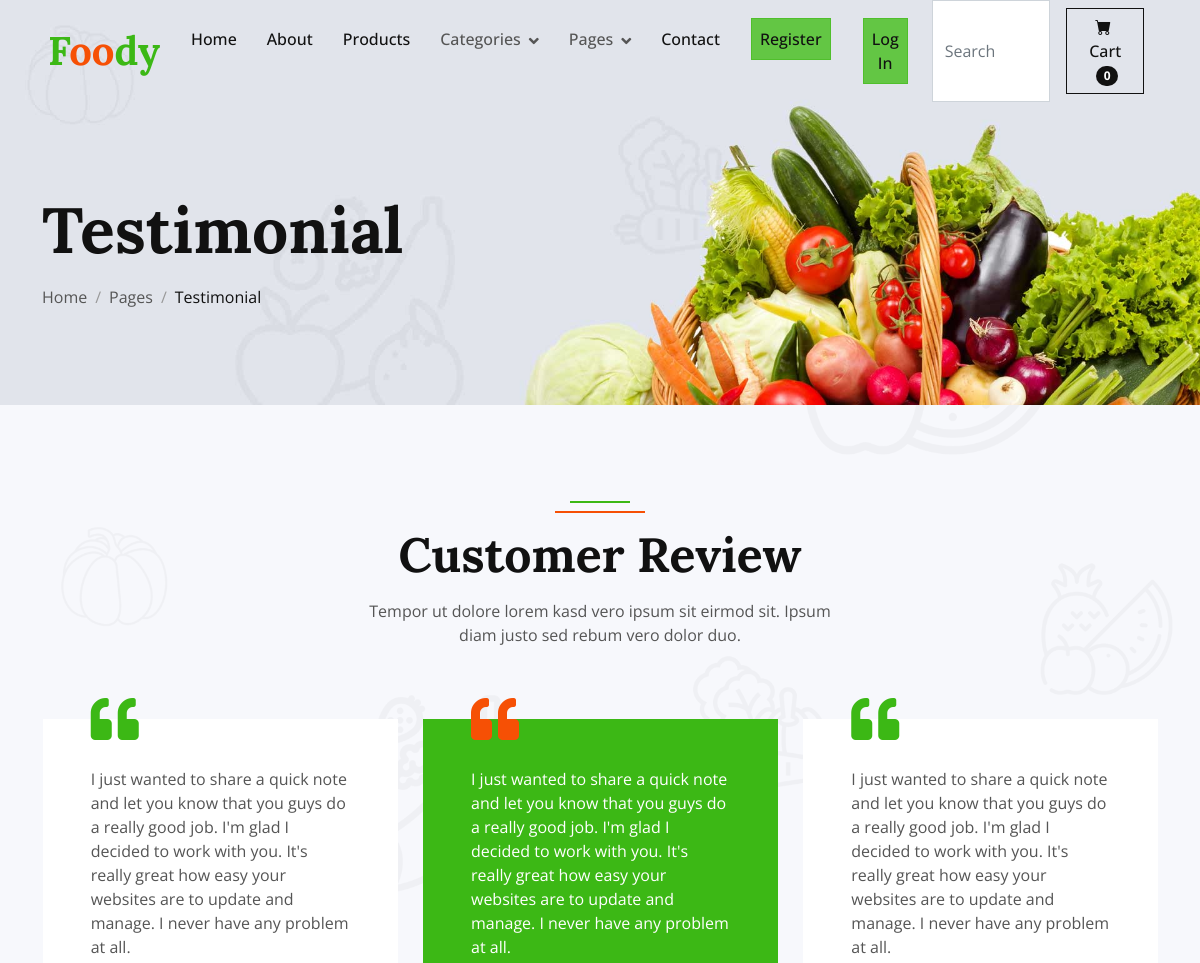
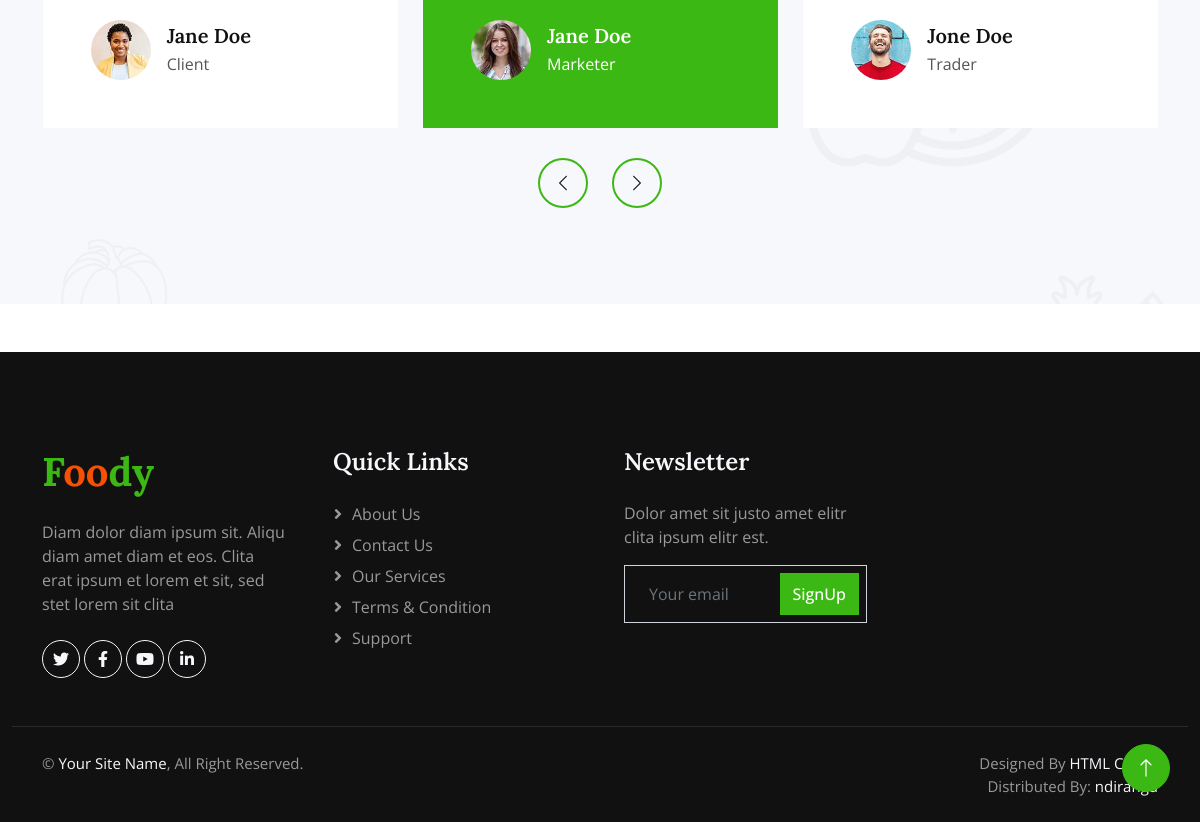
Page /testimonials/ on the committed database (2 pictures, top to bottom).
### Store/models.py (models this page shows, shortened)
class Testimonial(models.Model):
    image = models.ImageField(upload_to='uploads/testimonial', default='uploads/testimonial/testimonial.jpg')
    client_name = models.CharField(blank=False, null=False, max_length=100)
    review = models.CharField(blank=False, null=False, max_length=10000)
    proffession = models.CharField(blank=False, null=True, max_length=10000)

### Store/views.py (the view)
# urls.py: path("testimonials/", views.testimonials, name="testimonials"),
def testimonials(request):
    testimonies = Testimonial.objects.all()
    return render(request, "testimonial.html", {'navbar':'testimonial','testimonies':testimonies})

### Basket/cart.py (called while the page is built)
    def __len__(self):
        return  len(self.cart)

### Basket/context_processor.py (called while the page is built)
def cart(request):
    return {'cart': Cart(request)}

### Store/templates/testimonial.html
{% extends 'layout.html' %}
{% load static %}
{% block body %}
    <div class="container-fluid page-header wow fadeIn" data-wow-delay="0.1s">
        <div class="container">
            <h1 class="display-3 mb-3 animated slideInDown">Testimonial</h1>
            <nav aria-label="breadcrumb animated slideInDown">
                <ol class="breadcrumb mb-0">
                    <li class="breadcrumb-item"><a class="text-body" href="{% url 'Store:home' %}">Home</a></li>
                    <li class="breadcrumb-item"><a class="text-body" href="#">Pages</a></li>
                    <li class="breadcrumb-item text-dark active" aria-current="page">Testimonial</li>
                </ol>
            </nav>
        </div>
    </div>
    <div class="container-fluid bg-light bg-icon py-6">
        <div class="container">
            <div class="section-header text-center mx-auto mb-5 wow fadeInUp" data-wow-delay="0.1s" style="max-width: 500px;">
                <h1 class="display-5 mb-3">Customer Review</h1>
                <p>Tempor ut dolore lorem kasd vero ipsum sit eirmod sit. Ipsum diam justo sed rebum vero dolor duo.</p>
            </div>
            <div class="owl-carousel testimonial-carousel wow fadeInUp" data-wow-delay="0.3s">
                {% for testimony in testimonies %}
                      <div class="testimonial-item position-relative bg-white p-5 mt-4">
                    <i class="fa fa-quote-left fa-3x text-primary position-absolute top-0 start-0 mt-n4 ms-5"></i>
                    <p class="mb-4">{{ testimony.review }}</p>
                    <div class="d-flex align-items-center">
                        <img class="flex-shrink-0 rounded-circle" src="/media/{{ testimony.image }}" alt="">
                        <div class="ms-3">
                            <h5 class="mb-1">{{ testimony.client_name }}</h5>
                            <span>{{ testimony.proffession }}</span>
                        </div>
                    </div>
                </div>
                {% endfor %}
            </div>
        </div>
    </div>
{% endblock %}

### Store/static/css/style.css (style rules this page uses)
:root { --primary: #3CB815; --secondary: #F65005; --light: #F7F8FC; --dark: #111111; }
.py-6 { padding-top: 6rem; padding-bottom: 6rem; }
.bg-icon { background: url(../img/bg-icon.png) center center repeat; background-size: contain; }
.page-header { padding-top: 12rem; padding-bottom: 6rem; background: url(../img/carousel-1.jpg) top right no-repeat; background-size: cover; }
.breadcrumb-item+.breadcrumb-item::before { color: #999999; }
.section-header { position: relative; padding-top: 25px; }
.section-header::before { position: absolute; content: ""; width: 60px; height: 2px; top: 0; left: 50%; transform: translateX(-50%); background: var(--primary); }
.section-header::after { position: absolute; content: ""; width: 90px; height: 2px; top: 10px; left: 50%; transform: translateX(-50%); background: var(--secondary); }
.testimonial-carousel .owl-item .testimonial-item img { width: 60px; height: 60px; }
.testimonial-carousel .owl-item .testimonial-item, .testimonial-carousel .owl-item .testimonial-item * { transition: .5s; }
.testimonial-carousel .owl-item.center .testimonial-item { background: var(--primary) !important; }
.testimonial-carousel .owl-item.center .testimonial-item * { color: #FFFFFF !important; }
.testimonial-carousel .owl-item.center .testimonial-item i { color: var(--secondary) !important; }

### rows in the picture
Testimonial: review "I just wanted to share a quick note and let you know that you guys do a really good job. I'm glad I decided to work with you. It's really great how easy your websites are to update and manage. I never have any problem at all.", image (picture), client_name "Jane Doe", proffession "Marketer"
Testimonial: review "I just wanted to share a quick note and let you know that you guys do a really good job. I'm glad I decided to work with you. It's really great how easy your websites are to update and manage. I never have any problem at all.", image (picture), client_name "Jone Doe", proffession "Trader"
Testimonial: review "I just wanted to share a quick note and let you know that you guys do a really good job. I'm glad I decided to work with you. It's really great how easy your websites are to update and manage. I never have any problem at all.", image (picture), client_name "Jane Doe", proffession "Client"

### other values in the picture
{{ cart|length }} "0"
